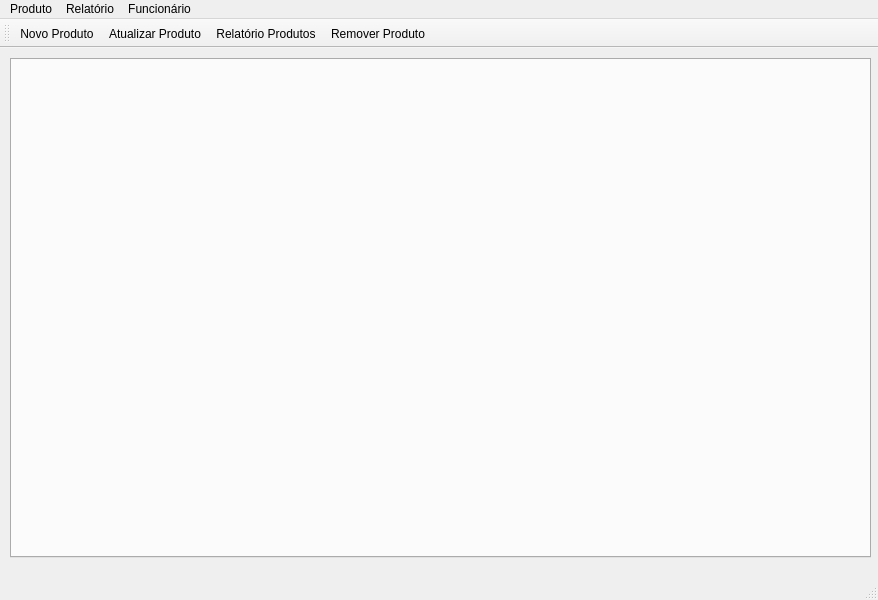
<?xml version="1.0" encoding="UTF-8"?>
<ui version="4.0">
 <class>MainWindow</class>
 <widget class="QMainWindow" name="MainWindow">
  <property name="geometry">
   <rect>
    <x>0</x>
    <y>0</y>
    <width>878</width>
    <height>600</height>
   </rect>
  </property>
  <property name="minimumSize">
   <size>
    <width>800</width>
    <height>600</height>
   </size>
  </property>
  <property name="windowTitle">
   <string>MainWindow</string>
  </property>
  <widget class="QWidget" name="centralwidget">
   <widget class="QTabWidget" name="tabWidget">
    <property name="geometry">
     <rect>
      <x>10</x>
      <y>10</y>
      <width>861</width>
      <height>500</height>
     </rect>
    </property>
    <property name="minimumSize">
     <size>
      <width>800</width>
      <height>500</height>
     </size>
    </property>
    <property name="currentIndex">
     <number>-1</number>
    </property>
    <property name="elideMode">
     <enum>Qt::ElideLeft</enum>
    </property>
    <property name="tabsClosable">
     <bool>true</bool>
    </property>
    <property name="movable">
     <bool>true</bool>
    </property>
    <property name="tabBarAutoHide">
     <bool>false</bool>
    </property>
   </widget>
  </widget>
  <widget class="QStatusBar" name="statusbar"/>
  <widget class="QMenuBar" name="menubar">
   <property name="geometry">
    <rect>
     <x>0</x>
     <y>0</y>
     <width>878</width>
     <height>21</height>
    </rect>
   </property>
   <widget class="QMenu" name="menu_Produto">
    <property name="title">
     <string>Produto</string>
    </property>
    <addaction name="action_Novo_Produto"/>
    <addaction name="action_Atualizar_Produto"/>
    <addaction name="action_Remover_Produto"/>
   </widget>
   <widget class="QMenu" name="menu_Relatorio">
    <property name="title">
     <string>Relatório</string>
    </property>
    <addaction name="action_Relatorio_Produtos"/>
    <addaction name="action_Relatorio_Fornecedor"/>
   </widget>
   <widget class="QMenu" name="menu_Funcionario">
    <property name="title">
     <string>Funcionário</string>
    </property>
    <addaction name="action_Adicionar_Cargo"/>
    <addaction name="action_Editar_Permissao"/>
    <addaction name="action_Remover_Funcinario"/>
   </widget>
   <addaction name="menu_Produto"/>
   <addaction name="menu_Relatorio"/>
   <addaction name="menu_Funcionario"/>
  </widget>
  <widget class="QToolBar" name="toolBar">
   <property name="windowTitle">
    <string>toolBar</string>
   </property>
   <attribute name="toolBarArea">
    <enum>TopToolBarArea</enum>
   </attribute>
   <attribute name="toolBarBreak">
    <bool>false</bool>
   </attribute>
   <addaction name="action_Novo_Produto"/>
   <addaction name="action_Atualizar_Produto"/>
   <addaction name="action_Relatorio_Produtos"/>
   <addaction name="action_Remover_Produto"/>
  </widget>
  <action name="action_Novo_Produto">
   <property name="icon">
    <iconset resource="Arquivos_de_Recursos.qrc">
     <normaloff>:/imagem/Imagens/adicionar.png</normaloff>:/imagem/Imagens/adicionar.png</iconset>
   </property>
   <property name="text">
    <string>Novo Produto</string>
   </property>
  </action>
  <action name="action_Atualizar_Produto">
   <property name="icon">
    <iconset resource="Arquivos_de_Recursos.qrc">
     <normaloff>:/imagem/Imagens/recarregar.png</normaloff>:/imagem/Imagens/recarregar.png</iconset>
   </property>
   <property name="text">
    <string>Atualizar Produto</string>
   </property>
  </action>
  <action name="action_Remover_Produto">
   <property name="icon">
    <iconset resource="Arquivos_de_Recursos.qrc">
     <normaloff>:/imagem/Imagens/lixeira.png</normaloff>:/imagem/Imagens/lixeira.png</iconset>
   </property>
   <property name="text">
    <string>Remover Produto</string>
   </property>
  </action>
  <action name="action_Relatorio_Produtos">
   <property name="icon">
    <iconset resource="Arquivos_de_Recursos.qrc">
     <normaloff>:/imagem/Imagens/relatorio.png</normaloff>:/imagem/Imagens/relatorio.png</iconset>
   </property>
   <property name="text">
    <string>Relatório Produtos</string>
   </property>
  </action>
  <action name="action_Relatorio_Fornecedor">
   <property name="icon">
    <iconset resource="Arquivos_de_Recursos.qrc">
     <normaloff>:/imagem/Imagens/relatorio.png</normaloff>:/imagem/Imagens/relatorio.png</iconset>
   </property>
   <property name="text">
    <string>Relatório Fornecedores</string>
   </property>
  </action>
  <action name="action_Adicionar_Cargo">
   <property name="icon">
    <iconset resource="Arquivos_de_Recursos.qrc">
     <normaloff>:/imagem/Imagens/adicionar.png</normaloff>:/imagem/Imagens/adicionar.png</iconset>
   </property>
   <property name="text">
    <string>Adicionar Cargo</string>
   </property>
  </action>
  <action name="action_Editar_Permissao">
   <property name="icon">
    <iconset resource="Arquivos_de_Recursos.qrc">
     <normaloff>:/imagem/Imagens/recarregar.png</normaloff>:/imagem/Imagens/recarregar.png</iconset>
   </property>
   <property name="text">
    <string>Editar Permissão</string>
   </property>
  </action>
  <action name="action_Remover_Funcinario">
   <property name="icon">
    <iconset resource="Arquivos_de_Recursos.qrc">
     <normaloff>:/imagem/Imagens/lixeira.png</normaloff>:/imagem/Imagens/lixeira.png</iconset>
   </property>
   <property name="text">
    <string>Remover</string>
   </property>
  </action>
 </widget>
 <resources>
  <include location="Arquivos_de_Recursos.qrc"/>
 </resources>
 <connections/>
</ui>
